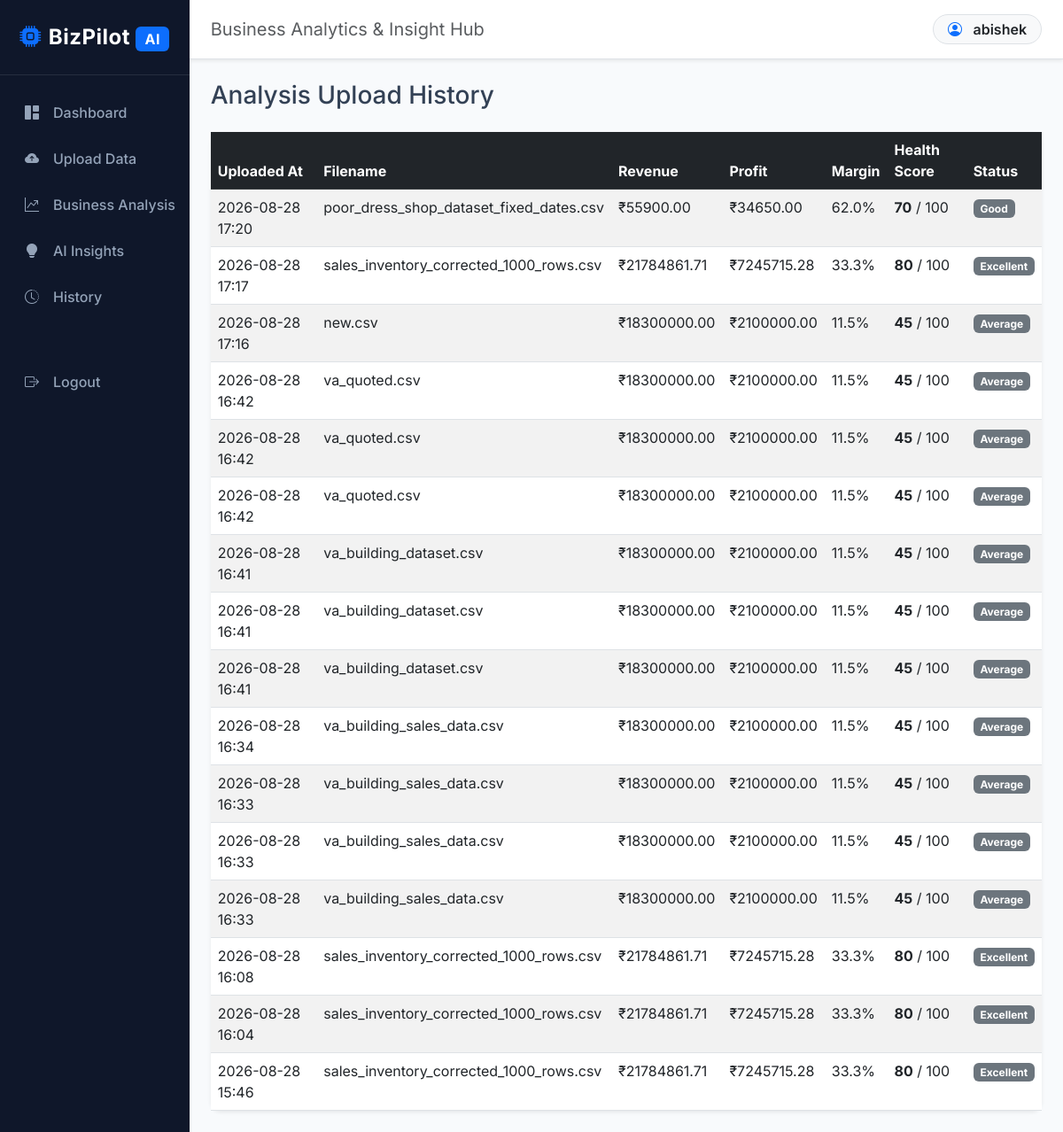
Page /history/ (signed in) on the committed database.
### dashboard/models.py (models this page shows, shortened)
class AnalysisResult(models.Model):
    user = models.ForeignKey(User, on_delete=models.CASCADE)
    filename = models.CharField(max_length=255)
    upload_date = models.DateTimeField(auto_now_add=True)
    total_revenue = models.FloatField()
    total_profit = models.FloatField()
    profit_margin = models.FloatField()
    health_score = models.IntegerField()
    health_status = models.CharField(max_length=50)
    total_products = models.IntegerField()
    total_records = models.IntegerField()

### dashboard/views.py (the view)
# urls.py: path('history/', views.history_view, name='history'),
@login_required
def history_view(request):
    history = AnalysisResult.objects.filter(user=request.user).order_by('-upload_date')
    return render(request, 'dashboard/history.html', {'history': history})

### templates/dashboard/history.html
{% extends 'base.html' %}
{% block content %}
<h3 class="mb-4">Analysis Upload History</h3>
<div class="card shadow-sm">
    <div class="card-body p-0">
        <table class="table table-striped table-hover mb-0">
            <thead class="table-dark">
                <tr>
                    <th>Uploaded At</th>
                    <th>Filename</th>
                    <th>Revenue</th>
                    <th>Profit</th>
                    <th>Margin</th>
                    <th>Health Score</th>
                    <th>Status</th>
                </tr>
            </thead>
            <tbody>
                {% for item in history %}
                <tr>
                    <td>{{ item.upload_date|date:"Y-m-d H:i" }}</td>
                    <td>{{ item.filename }}</td>
                    <td>₹{{ item.total_revenue|floatformat:2 }}</td>
                    <td>₹{{ item.total_profit|floatformat:2 }}</td>
                    <td>{{ item.profit_margin|floatformat:1 }}%</td>
                    <td><strong>{{ item.health_score }}</strong> / 100</td>
                    <td><span class="badge bg-secondary">{{ item.health_status }}</span></td>
                </tr>
                {% empty %}
                <tr>
                    <td colspan="7" class="text-center py-4">No analysis history recorded yet.</td>
                </tr>
                {% endfor %}
            </tbody>
        </table>
    </div>
</div>
{% endblock %}

### templates/base.html (shortened to what this page needs)
<!DOCTYPE html>
<html lang="en">
<head>
    <link href="https://cdn.jsdelivr.net/npm/bootstrap@5.3.0/dist/css/bootstrap.min.css" rel="stylesheet">
    <link rel="stylesheet" href="https://cdn.jsdelivr.net/npm/bootstrap-icons@1.11.0/font/bootstrap-icons.css">
    {% load static %}
    <link rel="stylesheet" href="{% static 'css/style.css' %}">
</head>
<body>
    {% if user.is_authenticated %}
    <div class="d-flex" id="wrapper">
        <div id="sidebar-wrapper" class="shadow-sm">
            <div class="sidebar-heading text-center py-4 fs-4 fw-bold text-white border-bottom border-secondary border-opacity-25">
                <i class="bi bi-cpu-fill text-primary me-2"></i>BizPilot <span class="badge bg-primary fs-6">AI</span>
            </div>
            <div class="list-group list-group-flush my-3">
                <a href="{% url 'dashboard' %}" class="list-group-item list-group-item-action sidebar-link bg-transparent border-0"><i class="bi bi-grid-1x2-fill me-3"></i>Dashboard</a>
                <a href="{% url 'upload' %}" class="list-group-item list-group-item-action sidebar-link bg-transparent border-0"><i class="bi bi-cloud-arrow-up-fill me-3"></i>Upload Data</a>
                <a href="{% url 'analysis' %}" class="list-group-item list-group-item-action sidebar-link bg-transparent border-0"><i class="bi bi-graph-up-arrow me-3"></i>Business Analysis</a>
                <a href="{% url 'recommendations' %}" class="list-group-item list-group-item-action sidebar-link bg-transparent border-0"><i class="bi bi-lightbulb-fill me-3"></i>AI Insights</a>
                <a href="{% url 'history' %}" class="list-group-item list-group-item-action sidebar-link bg-transparent border-0"><i class="bi bi-clock-history me-3"></i>History</a>
                <a href="{% url 'logout' %}" class="list-group-item list-group-item-action sidebar-link text-danger bg-transparent border-0 mt-5"><i class="bi bi-box-arrow-right me-3"></i>Logout</a>
            </div>
        </div>
        <div id="page-content-wrapper" class="w-100">
            <nav class="navbar navbar-expand-lg navbar-light bg-white border-bottom px-4 py-3 shadow-sm">
                <div class="d-flex align-items-center w-100">
                    <h5 class="mb-0 text-muted fw-normal">Business Analytics & Insight Hub</h5>
                    <div class="ms-auto d-flex align-items-center">
                        <div class="bg-light px-3 py-1 rounded-pill border">
                            <i class="bi bi-person-circle text-primary me-2"></i>
                            <span class="fw-semibold text-dark">{{ user.username }}</span>
                        </div>
                    </div>
                </div>
            </nav>
            <div class="container-fluid px-4 py-4">
                {% block content %}{% endblock %}
            </div>
        </div>
    </div>
    {% else %}
    <div class="container py-5">
        {% block auth_content %}{% endblock %}
    </div>
    {% endif %}
</body>
</html>

### static/css/style.css (style rules this page uses)
:root { --primary-gradient: linear-gradient(135deg, #4f46e5 0%, #3b82f6 100%); --success-gradient: linear-gradient(135deg, #059669 0%, #10b981 100%); --warning-gradient: linear-gradient(135deg, #d97706 0%, #f59e0b 100%); --info-gradient: linear-gradient(135deg, #0284c7 0%, #06b6d4 100%); --sidebar-bg: #0f172a; --sidebar-hover: #1e293b; --bg-light: #f8fafc; }
body { background-color: var(--bg-light); font-family: 'Inter', system-ui, -apple-system, sans-serif; color: #334155; }
#sidebar-wrapper { min-height: 100vh; width: 260px; background-color: var(--sidebar-bg) !important; transition: all 0.3s ease; }
.sidebar-heading { letter-spacing: 0.5px; }
.sidebar-link { color: #94a3b8 !important; font-weight: 500; border-radius: 8px; margin: 4px 12px; padding: 10px 16px !important; transition: all 0.2s ease; }
.card { border: none; border-radius: 12px; transition: transform 0.2s ease, box-shadow 0.2s ease; }

### rows in the picture
AnalysisResult: upload_date "2026-08-28 17:20", filename "poor_dress_shop_dataset_fixed_dates.csv", total_revenue "55900.00", total_profit "34650.00", profit_margin "62.0", health_score "70", health_status "Good"
AnalysisResult: upload_date "2026-08-28 17:17", filename "sales_inventory_corrected_1000_rows.csv", total_revenue "21784861.71", total_profit "7245715.28", profit_margin "33.3", health_score "80", health_status "Excellent"
AnalysisResult: upload_date "2026-08-28 17:16", filename "new.csv", total_revenue "18300000.00", total_profit "2100000.00", profit_margin "11.5", health_score "45", health_status "Average"
AnalysisResult: upload_date "2026-08-28 16:42", filename "va_quoted.csv", total_revenue "18300000.00", total_profit "2100000.00", profit_margin "11.5", health_score "45", health_status "Average"
AnalysisResult: upload_date "2026-08-28 16:42", filename "va_quoted.csv", total_revenue "18300000.00", total_profit "2100000.00", profit_margin "11.5", health_score "45", health_status "Average"
AnalysisResult: upload_date "2026-08-28 16:42", filename "va_quoted.csv", total_revenue "18300000.00", total_profit "2100000.00", profit_margin "11.5", health_score "45", health_status "Average"
AnalysisResult: upload_date "2026-08-28 16:41", filename "va_building_dataset.csv", total_revenue "18300000.00", total_profit "2100000.00", profit_margin "11.5", health_score "45", health_status "Average"
AnalysisResult: upload_date "2026-08-28 16:41", filename "va_building_dataset.csv", total_revenue "18300000.00", total_profit "2100000.00", profit_margin "11.5", health_score "45", health_status "Average"
AnalysisResult: upload_date "2026-08-28 16:41", filename "va_building_dataset.csv", total_revenue "18300000.00", total_profit "2100000.00", profit_margin "11.5", health_score "45", health_status "Average"
AnalysisResult: upload_date "2026-08-28 16:34", filename "va_building_sales_data.csv", total_revenue "18300000.00", total_profit "2100000.00", profit_margin "11.5", health_score "45", health_status "Average"
AnalysisResult: upload_date "2026-08-28 16:33", filename "va_building_sales_data.csv", total_revenue "18300000.00", total_profit "2100000.00", profit_margin "11.5", health_score "45", health_status "Average"
AnalysisResult: upload_date "2026-08-28 16:33", filename "va_building_sales_data.csv", total_revenue "18300000.00", total_profit "2100000.00", profit_margin "11.5", health_score "45", health_status "Average"
AnalysisResult: upload_date "2026-08-28 16:33", filename "va_building_sales_data.csv", total_revenue "18300000.00", total_profit "2100000.00", profit_margin "11.5", health_score "45", health_status "Average"
AnalysisResult: upload_date "2026-08-28 16:08", filename "sales_inventory_corrected_1000_rows.csv", total_revenue "21784861.71", total_profit "7245715.28", profit_margin "33.3", health_score "80", health_status "Excellent"
AnalysisResult: upload_date "2026-08-28 16:04", filename "sales_inventory_corrected_1000_rows.csv", total_revenue "21784861.71", total_profit "7245715.28", profit_margin "33.3", health_score "80", health_status "Excellent"
AnalysisResult: upload_date "2026-08-28 15:46", filename "sales_inventory_corrected_1000_rows.csv", total_revenue "21784861.71", total_profit "7245715.28", profit_margin "33.3", health_score "80", health_status "Excellent"

### other values in the picture
{{ user.username }} "abishek"
